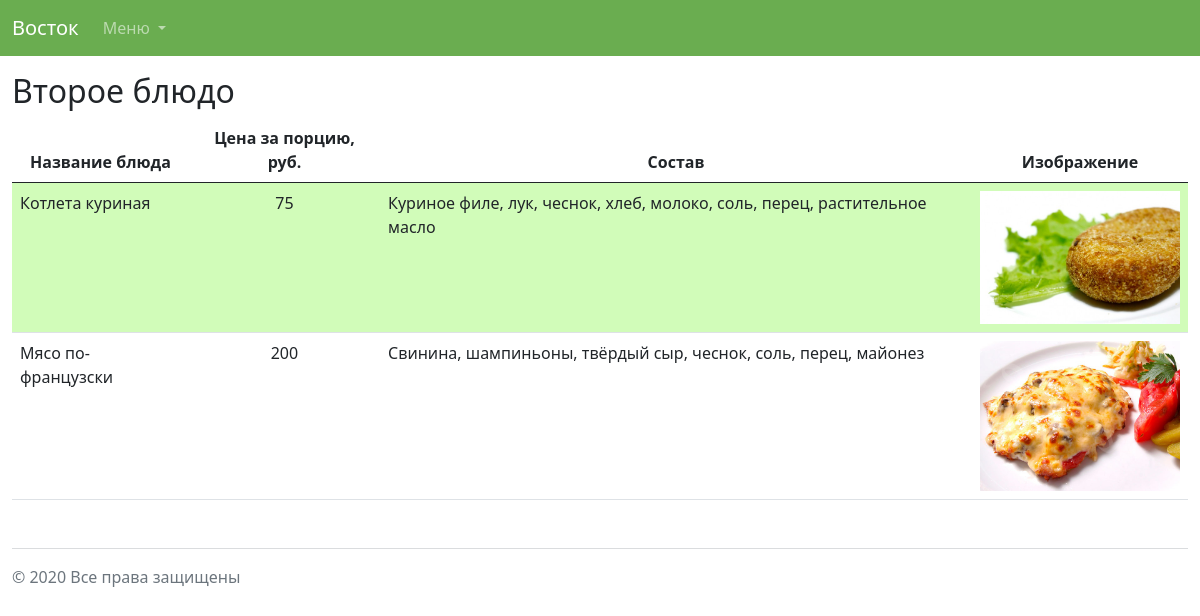
Page /food/3/ on the committed database.
### food/models.py (models this page shows, shortened)
class Category(models.Model):
    name = models.CharField(max_length=30, verbose_name="Название")
    class Meta:
        verbose_name = ugettext_lazy("Категория")
        verbose_name_plural = ugettext_lazy("Категории")

class Dish(models.Model):
    category = models.ForeignKey(Category, on_delete=models.CASCADE, verbose_name="Категория")
    name = models.CharField(max_length=30, verbose_name="Название")
    structure = models.CharField(max_length=200, verbose_name="Состав")
    price = models.PositiveIntegerField(default=0, verbose_name="Цена")
    img = models.ImageField(upload_to='food/images/', default='food/images/No_image_available.jpg', verbose_name="Изображение")
    class Meta:
        verbose_name = ugettext_lazy("Блюдо")
        verbose_name_plural = ugettext_lazy("Блюда")

### food/views.py (the view)
# urls.py: path('<int:category_id>/', views.dish, name='dish'),
def dish(request, category_id):
    category = Category.objects.get(pk=category_id)
    category_list = Category.objects.all()
    context = {'category': category, 'category_list': category_list}
    return render(request, "food/dish.html", context)

### food/templates/food/dish.html (shortened to what this page needs)
<!DOCTYPE html>
{% load static %}
<html lang="en">
    <head>
        <link href="https://cdn.jsdelivr.net/npm/bootstrap@5.0.0-beta1/dist/css/bootstrap.min.css" rel="stylesheet">
        <link rel="stylesheet" type="text/css" href="{% static 'food/css/style.css' %}">
    </head>
    <body>
        <header>
            <nav class="navbar navbar-expand-lg navbar-dark navstyle">
                <div class="container-xxl">
                  <a class="navbar-brand" href="{% url 'index' %}">Восток</a>
                  <div class="collapse navbar-collapse" id="navbarSupportedContent">
                    <ul class="navbar-nav me-auto mb-2 mb-lg-0">
                      <li class="nav-item dropdown">
                        <a class="nav-link dropdown-toggle" href="#" id="navbarDropdown" role="button" data-bs-toggle="dropdown" aria-expanded="false">
                          Меню
                        </a>
                      </li>
                    </ul>
                  </div>
                </div>
              </nav>
        </header>
        <section class="py-3 container-xxl">
          <div>
            <p class="h2">{{ category.name }}</p>
            {% if category.dish_set.all %}
              <table class="table" >
                  <thead>
                      <tr>
                          <th scope="col">Название блюда</th>
                          <th scope="col">Цена за порцию, руб.</th>
                          <th scope="col">Состав</th>
                          <th scope="col">Изображение</th>
                      </tr>
                  </thead>
                  <tbody class="style_rows">
                      {% for dish in category.dish_set.all %}
                        <tr>
                            <td>{{ dish.name }}</td>
                            <td align="center">{{ dish.price }}</td>
                            <td>{{ dish.structure }}</td>
                            <td><img src="{{ dish.img.url }}" width="200" alt="Изображение"/></td>
                        </tr>
                      {% endfor %}
                  </tbody>
              </table>
            {% else %}
              <div>
                <p class="text-info" style="font-size: 16pt;">Раздел находится в разработке</p>
              </div>
            {% endif %}
          </div>
        </section>
        <footer class="container-xxl text-muted text-small">
          <hr>
          <p>© 2020 Все права защищены</p>
        </footer>
    </body>
</html>

### food/static/food/css/style.css (style rules this page uses)
nav.navstyle { background-color: rgb(106, 173, 80); }
th { text-align: center; }
.style_rows tr:nth-child(odd) { background-color: #d1fcb9; }
.style_rows tr:nth-child(even) { background-color: white; }

### rows in the picture
Category: name "Второе блюдо"
Dish: name "Котлета куриная", price "75", structure "Куриное филе, лук, чеснок, хлеб, молоко, соль, перец, растительное масло", img (picture)
Dish: name "Мясо по-французски", price "200", structure "Свинина, шампиньоны, твёрдый сыр, чеснок, соль, перец, майонез", img (picture)
